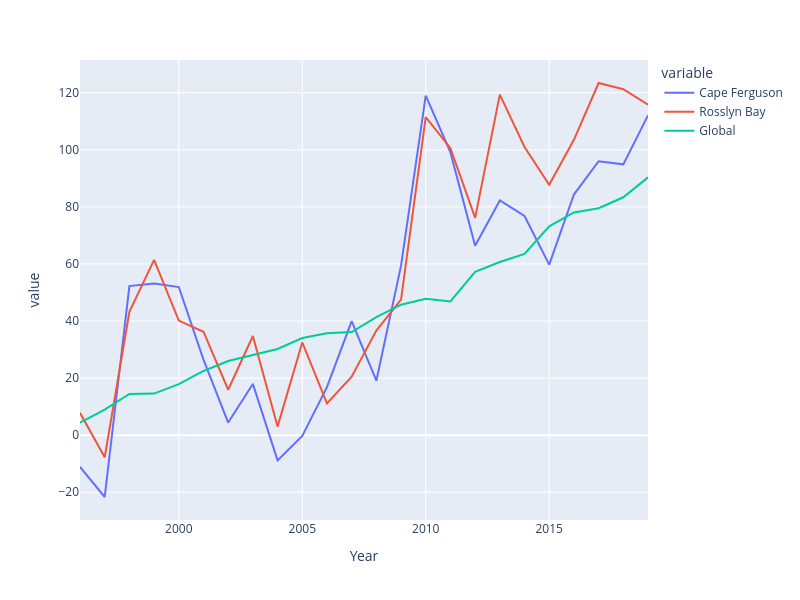

Here is the notebook cell this chart was saved with:
### Markdown cell above
## VISUALISATION

### Code cell
fig = px.line(mean_df, width = 800, height = 600)
fig.show()

### Figure 1 — Plotly figure (JSON) as saved in the notebook; plotly's stock layout.template omitted (floating-point values rounded to 4 significant figures)
{"data": [{"hovertemplate": "variable=Cape Ferguson<br>Year=%{x}<br>value=%{y}<extra></extra>", "legendgroup": "Cape Ferguson", "line": {"color": "#636efa", "dash": "solid"}, "marker": {"symbol": "circle"}, "mode": "lines", "name": "Cape Ferguson", "orientation": "v", "showlegend": true, "type": "scatter", "x": [1996, 1997, 1998, 1999, 2000, 2001, 2002, 2003, 2004, 2005, 2006, 2007, 2008, 2009, 2010, 2011, 2012, 2013, 2014, 2015, 2016, 2017, 2018, 2019], "xaxis": "x", "y": [-11.08, -21.67, 52.25, 53.17, 51.92, 26.5, 4.417, 17.96, -8.833, -0.25, 16.83, 40.0, 19.08, 59.42, 119.0, 99.08, 66.42, 82.25, 76.83, 59.75, 84.33, 96.0, 94.92, 112.1], "yaxis": "y"}, {"hovertemplate": "variable=Rosslyn Bay<br>Year=%{x}<br>value=%{y}<extra></extra>", "legendgroup": "Rosslyn Bay", "line": {"color": "#EF553B", "dash": "solid"}, "marker": {"symbol": "circle"}, "mode": "lines", "name": "Rosslyn Bay", "orientation": "v", "showlegend": true, "type": "scatter", "x": [1996, 1997, 1998, 1999, 2000, 2001, 2002, 2003, 2004, 2005, 2006, 2007, 2008, 2009, 2010, 2011, 2012, 2013, 2014, 2015, 2016, 2017, 2018, 2019], "xaxis": "x", "y": [7.833, -7.75, 43.25, 61.42, 40.17, 36.25, 15.92, 34.75, 3.0, 32.5, 11.17, 20.5, 36.67, 47.5, 111.4, 100.6, 76.17, 119.3, 101.0, 87.75, 103.5, 123.4, 121.2, 115.8], "yaxis": "y"}, {"hovertemplate": "variable=Global<br>Year=%{x}<br>value=%{y}<extra></extra>", "legendgroup": "Global", "line": {"color": "#00cc96", "dash": "solid"}, "marker": {"symbol": "circle"}, "mode": "lines", "name": "Global", "orientation": "v", "showlegend": true, "type": "scatter", "x": [1996, 1997, 1998, 1999, 2000, 2001, 2002, 2003, 2004, 2005, 2006, 2007, 2008, 2009, 2010, 2011, 2012, 2013, 2014, 2015, 2016, 2017, 2018, 2019], "xaxis": "x", "y": [4.4, 8.95, 14.47, 14.58, 17.91, 22.49, 25.97, 28.16, 30.22, 34.02, 35.73, 36.14, 41.34, 45.73, 47.81, 46.89, 57.25, 60.69, 63.52, 73.18, 78.05, 79.52, 83.37, 90.35], "yaxis": "y"}], "layout": {"height": 600, "legend": {"title": {"text": "variable"}, "tracegroupgap": 0}, "margin": {"t": 60}, "width": 800, "xaxis": {"anchor": "y", "domain": [0, 1], "title": {"text": "Year"}}, "yaxis": {"anchor": "x", "domain": [0, 1], "title": {"text": "value"}}}}
